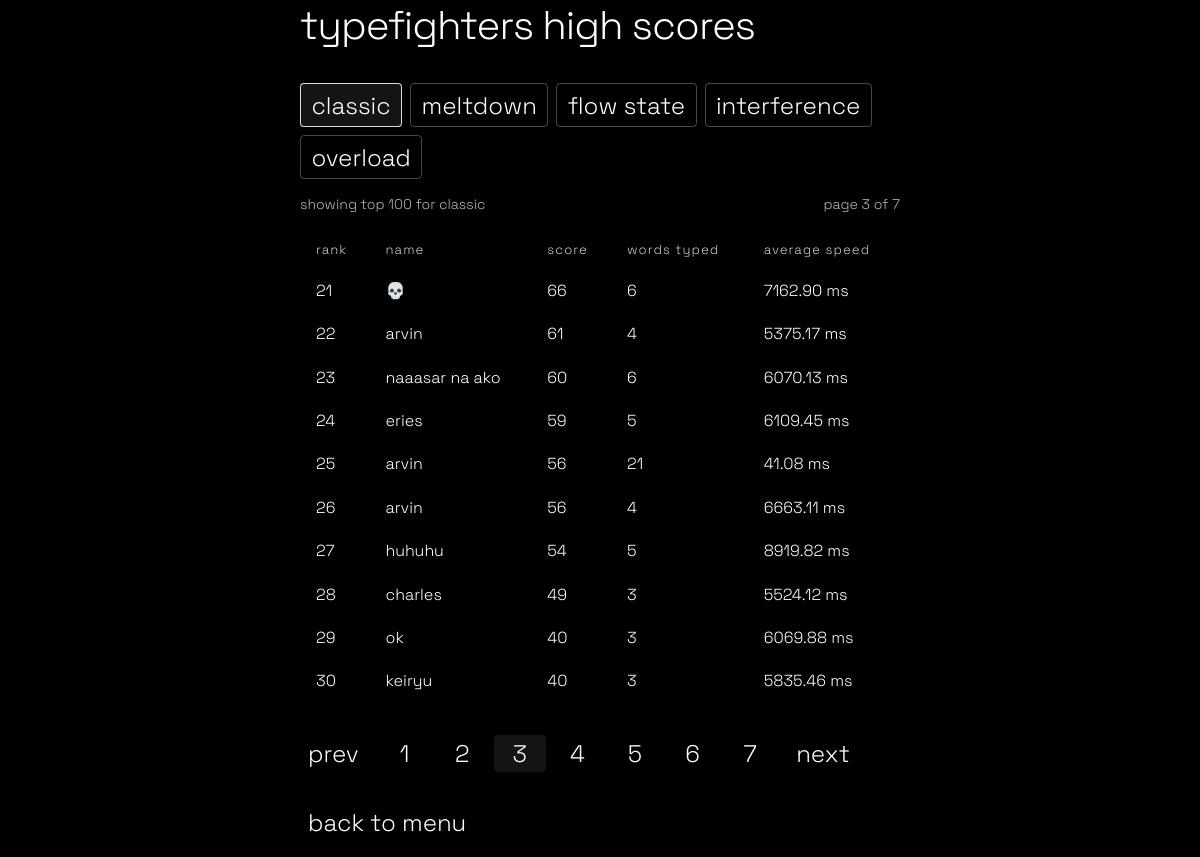
Page /highscores?mode=classic&page=3 on the committed database.
### models.py (models this page shows, shortened)
class HighScore(db.Model):
    id = db.Column(db.Integer, primary_key=True)
    name = db.Column(db.String(50), nullable=False)
    game_mode = db.Column(db.String(20), nullable=False, default='Classic')
    score = db.Column(db.Integer, nullable=False)
    avg_speed = db.Column(db.Float, nullable=False)
    words_typed = db.Column(db.Integer, nullable=False)
    final_stats_json = db.Column(db.Text, nullable=False, default='[]')
    created_at = db.Column(db.DateTime, default=datetime.utcnow)
    def to_dict(self):
        return {
            'name': self.name,
            'game_mode': self.game_mode,
            'score': self.score,
            'avg_speed': self.avg_speed,
            'words_typed': self.words_typed,
            'final_stats_json': self.final_stats_json
        }

### app.py (the view)
@app.route('/highscores')
def highscores():
    mode_tabs = [
        ('classic', 'Classic'),
        ('meltdown', 'Meltdown'),
        ('flow-state', 'Flow State'),
        ('interference', 'Interference'),
        ('overload', 'Overload')
    ]
    selected_mode = (request.args.get('mode') or 'classic').strip().lower()
    if selected_mode not in {slug for slug, _ in mode_tabs}:
        selected_mode = 'classic'
    page = _coerce_int(request.args.get('page'), 1)
    if page < 1:
        page = 1
    query = HighScore.query.filter(HighScore.game_mode == MODE_LABEL_MAP[selected_mode])
    all_scores = query.order_by(HighScore.score.desc(), HighScore.created_at.desc()).limit(100).all()
    page_size = 10
    total_scores = len(all_scores)
    total_pages = max(1, math.ceil(total_scores / page_size))
    if page > total_pages:
        page = total_pages
    start_index = (page - 1) * page_size
    scores = all_scores[start_index:start_index + page_size]
    stat_headers = build_final_stats(MODE_LABEL_MAP[selected_mode], {})
    stat_labels = [header['label'] for header in stat_headers]
    leaderboard_rows = []
    for index, row in enumerate(scores, start=start_index + 1):
        try:
            final_stats = json.loads(row.final_stats_json or '[]')
        except (TypeError, ValueError):
            final_stats = []
        if not final_stats:
            final_stats = build_final_stats(row.game_mode, row.to_dict())
        stat_map = {}
        for stat in final_stats:
            if isinstance(stat, dict) and 'label' in stat and 'value' in stat:
                stat_map[str(stat['label'])] = str(stat['value'])
        normalized_stats = []
        for label in stat_labels:
            normalized_stats.append({
                'label': label,
                'value': stat_map.get(label, '-')
            })
        leaderboard_rows.append({
            'rank': index,
            'score': row,
            'final_stats': normalized_stats
        })
    return render_template(
        'highscores.html',
        leaderboard_rows=leaderboard_rows,
        selected_mode=selected_mode,
        selected_mode_label=MODE_LABEL_MAP[selected_mode],
        mode_tabs=mode_tabs,
        stat_headers=stat_headers,
        page=page,
        total_pages=total_pages,
        total_scores=total_scores
    )

### app.py (called while the page is built, shortened)
def _coerce_int(value, default=0):
    try:
        return int(round(float(value)))
    except (TypeError, ValueError):
        return default

def _coerce_float(value, default=0.0):
    try:
        return float(value)
    except (TypeError, ValueError):
        return default

def build_final_stats(game_mode, payload, mode_stats=None):
    mode_name = str(game_mode or 'Classic').strip()
    data = mode_stats if isinstance(mode_stats, dict) else payload
    if mode_name == 'Meltdown':
        return [
            {'label': 'words cleared', 'value': str(_coerce_int(data.get('total_attempts') or data.get('words_cleared')))}
        ]
    words_typed = _coerce_int(data.get('total_attempts') or data.get('words_typed'))
    avg_speed = _coerce_float(data.get('avg_speed'))
    return [
        {'label': 'words typed', 'value': str(words_typed)},
        {'label': 'average speed', 'value': f'{avg_speed:.2f} ms'}
    ]

### templates/highscores.html
{% extends "base.html" %}
{% block content %}
<div class="highscores-layout">
    <div class="menu-title">typefighters high scores</div>
    <div class="score-tabs">
        {% for slug, label in mode_tabs %}
        <a class="menu-link score-tab{% if selected_mode == slug %} score-tab-active{% endif %}" href="{{ url_for('highscores', mode=slug, page=1) }}">{{ label }}</a>
        {% endfor %}
    </div>
    <div class="highscores-meta">
        <div class="highscores-meta-item">showing top 100 for {{ selected_mode_label }}</div>
        <div class="highscores-meta-item">page {{ page }} of {{ total_pages }}</div>
    </div>
    <div class="responsive-table highscores-table-wrap">
        <table>
            <thead>
                <tr>
                    <th>rank</th>
                    <th>name</th>
                    <th>score</th>
                    {% for header in stat_headers %}
                    <th>{{ header.label }}</th>
                    {% endfor %}
                </tr>
            </thead>
            <tbody>
                {% for item in leaderboard_rows %}
                <tr>
                    <td>{{ item.rank }}</td>
                    <td>{{ item.score.name }}</td>
                    <td>{{ item.score.score }}</td>
                    {% for stat in item.final_stats %}
                    <td>{{ stat.value }}</td>
                    {% endfor %}
                </tr>
                {% else %}
                <tr>
                    <td colspan="{{ 3 + stat_headers|length }}" class="text-center">no high scores yet.</td>
                </tr>
                {% endfor %}
            </tbody>
        </table>
    </div>
    <div class="score-pagination">
        <a class="menu-link score-page-link{% if page <= 1 %} is-disabled{% endif %}" href="{{ url_for('highscores', mode=selected_mode, page=page-1) if page > 1 else '#' }}">prev</a>
        <div class="score-page-numbers">
            {% for page_number in range(1, total_pages + 1) %}
            <a class="menu-link score-page-number{% if page_number == page %} score-page-number-active{% endif %}" href="{{ url_for('highscores', mode=selected_mode, page=page_number) }}">{{ page_number }}</a>
            {% endfor %}
        </div>
        <a class="menu-link score-page-link{% if page >= total_pages %} is-disabled{% endif %}" href="{{ url_for('highscores', mode=selected_mode, page=page+1) if page < total_pages else '#' }}">next</a>
    </div>
    <button class="menu-link" onclick="window.location.href='{{ url_for('menu') }}'">back to menu</button>
</div>
{% endblock %}

### static/styles.css (style rules this page uses)
body { background: #000; color: #fff; font-family: 'Space Grotesk', 'Fira Mono', 'Consolas', 'Menlo', monospace; min-height: 100vh; margin: 0; height: 100vh; width: 100vw; overflow-x: hidden; font-weight: 300; text-transform: lowercase; }
.menu-title { font-size: 2.5rem; font-weight: 300; margin-bottom: 2rem; letter-spacing: -1px; text-align: left; color: #fff; font-family: 'Space Grotesk', sans-serif; text-transform: lowercase; }
.menu-link { display: block; color: #333; background: none; border: none; font-size: 1.5rem; font-family: 'Space Grotesk', sans-serif; margin: 1rem 0; text-align: left; cursor: pointer; text-decoration: none; outline: none; border-radius: 4px; padding: 0.2rem 0.5rem; transition: color 0.2s; font-weight: 300; text-transform: lowercase; }
.menu-link, .menu-link:visited { color: #fff; }
.score-tab { margin: 0; padding: 0.35rem 0.65rem; border: 1px solid rgba(255, 255, 255, 0.28); }
.score-tab.score-tab-active { border-color: rgba(255, 255, 255, 0.85); background: rgba(255, 255, 255, 0.08); }
.score-tabs { display: flex; gap: 0.5rem; flex-wrap: wrap; margin-bottom: 1rem; }
.highscores-layout { width: 100%; }
.highscores-meta { display: flex; justify-content: space-between; gap: 1rem; margin: 0.15rem 0 1rem 0; font-size: 0.88rem; opacity: 0.72; }
.highscores-table-wrap { margin-bottom: 1rem; }
.highscores-table-wrap table th, .highscores-table-wrap table td { padding: 0.55rem 0.4rem; border-bottom: 1px solid rgba(255, 255, 255, 0.12); text-align: left; vertical-align: top; }
.highscores-table-wrap table thead th { border-bottom-color: rgba(255, 255, 255, 0.42); font-size: 0.82rem; letter-spacing: 0.08em; opacity: 0.8; }
.score-pagination { display: flex; align-items: center; gap: 0.75rem; flex-wrap: wrap; margin-bottom: 1rem; }
.score-page-numbers { display: flex; gap: 0.35rem; flex-wrap: wrap; }
.score-page-number, .score-page-link { min-width: 2.25rem; text-align: center; }
.score-page-number-active { border-color: rgba(255, 255, 255, 0.85); background: rgba(255, 255, 255, 0.08); }
a, .link-btn { color: #fff; text-decoration: none; cursor: pointer; font-size: 1.1rem; margin: 0.5rem 0; background: none; border: none; padding: 0; font-family: 'Space Grotesk', sans-serif; text-align: left; font-weight: 300; text-transform: lowercase; }
th, td { border: none !important; padding: 0.7rem 1rem !important; text-align: left; color: #fff; background: none; font-family: 'Space Grotesk', sans-serif; font-weight: 300; text-transform: lowercase; }
::placeholder { color: #aaa; }
.responsive-table { width: 100%; }
.responsive-table table { width: 100%; border-collapse: collapse; }

### rows in the picture
HighScore: score.name "💀", score.score "66"
HighScore: score.name "arvin", score.score "61"
HighScore: score.name "naaasar na ako", score.score "60"
HighScore: score.name "eries", score.score "59"
HighScore: score.name "arvin", score.score "56"
HighScore: score.name "arvin", score.score "56"
HighScore: score.name "huhuhu", score.score "54"
HighScore: score.name "charles", score.score "49"
HighScore: score.name "ok", score.score "40"
HighScore: score.name "keiryu", score.score "40"

### other values in the picture
{{ label }} "classic" "meltdown" "flow state" "interference" "overload"
{{ selected_mode_label }} "classic"
{{ page }} "3"
{{ total_pages }} "7"
{{ header.label }} "words typed" "average speed"
{{ item.rank }} "21" "22" "23" "24" "25" "26" "27" "28" "29" "30"
{{ stat.value }} "6" "7162.90 ms" "4" "5375.17 ms" "6" "6070.13 ms" "5" "6109.45 ms" "21" "41.08 ms" "4" "6663.11 ms" "5" "8919.82 ms" "3" "5524.12 ms" "3" "6069.88 ms" "3" "5835.46 ms"
{{ page_number }} "1" "2" "3" "4" "5" "6" "7"
